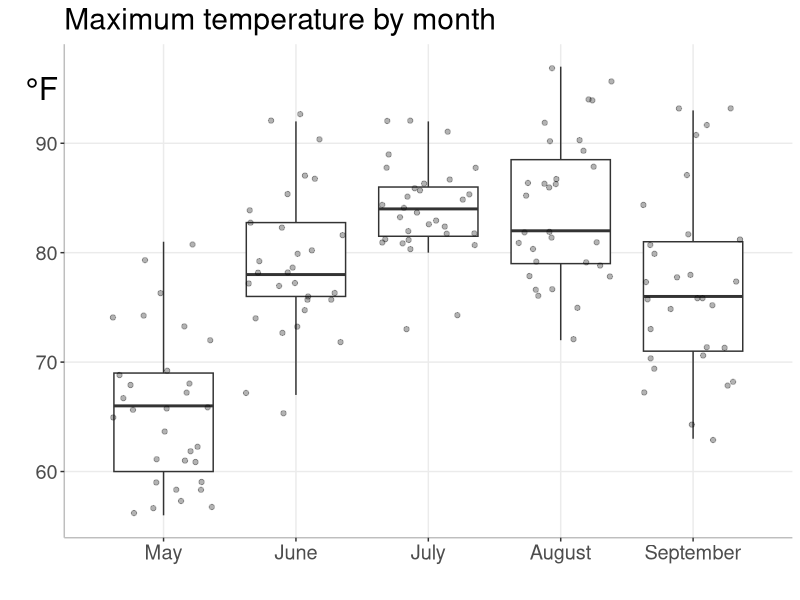
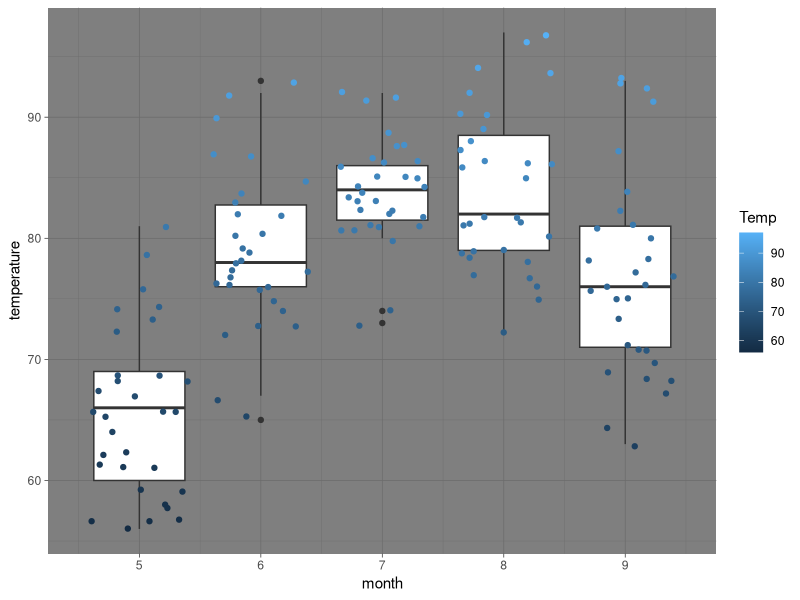
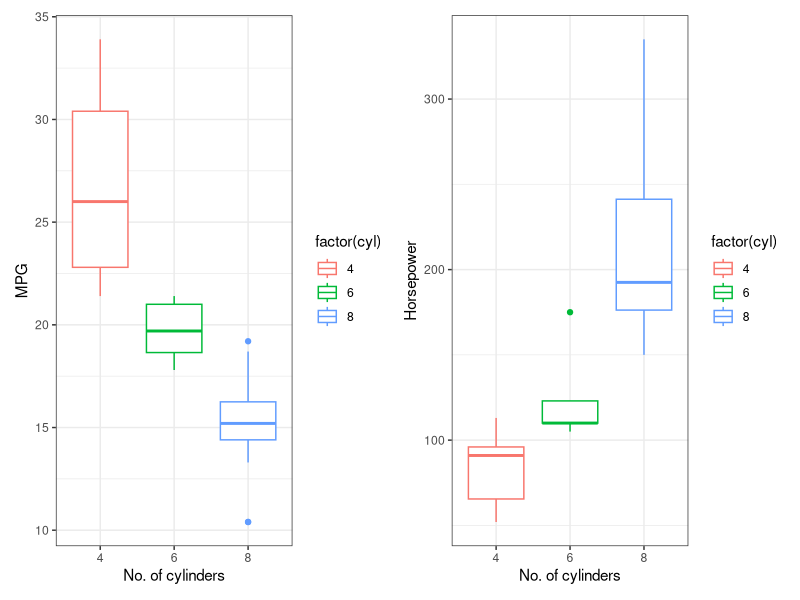
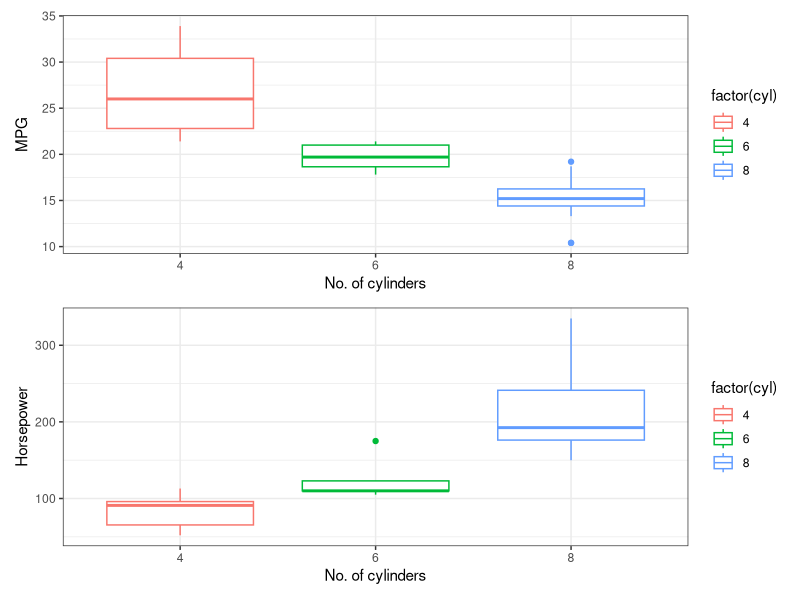
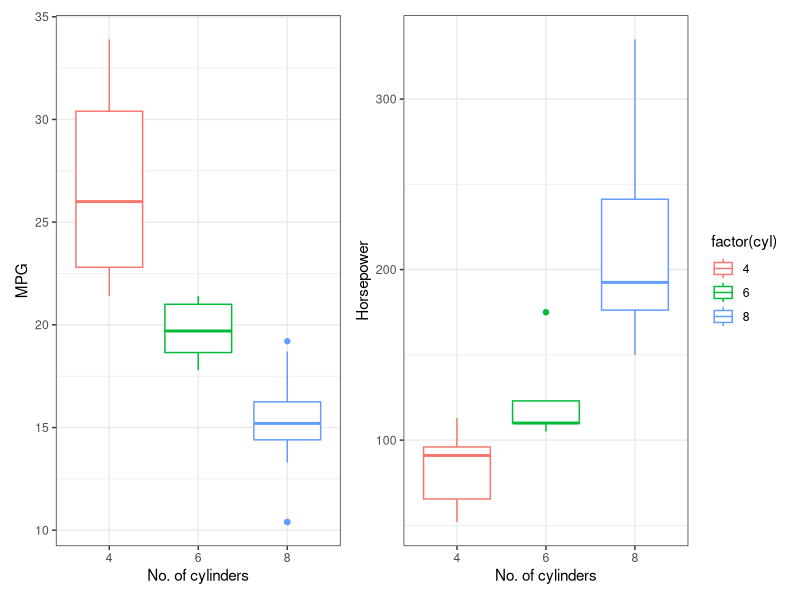

Write R code to recreate these figures, in order.
## ---- chunk 1
knitr::opts_chunk$set(echo = TRUE)
## ---- chunk 2
library("tidyverse")
## ---- chunk 3
ggplot(airquality, aes(`Month`, `Temp`, group = `Month`)) +
    geom_boxplot(outlier.shape = NA) +
    geom_jitter(alpha = 0.3) +
    labs(x = "",
         y = "",
         title="Maximum temperature by month") +
    theme_bw() + 
    scale_x_continuous(breaks = c(5, 6, 7, 8, 9), 
                       labels = c("May", "June", "July", "August", "September")) +
    annotate("text", x = 4.08, y = 95, label="°F", size = 8) + #this line is scaling so you can see the temp diff better
    coord_cartesian(xlim = c(4.5, 9.5),
                    clip = 'off') + 
    theme(panel.grid.minor = element_blank(),
          panel.background = element_blank(), 
          axis.line = element_line(colour = "gray"),
          panel.border = element_blank(),
          text = element_text(size=18)
          )
## ---- chunk 4
ggplot(airquality, aes(`Month`, `Temp`, group = `Month`)) +
    geom_boxplot() +
    geom_jitter(aes(color = Temp)) +
    labs(x = "month",
         y = "temperature") +
    theme_dark() + 
    scale_x_continuous(breaks = c(5, 6, 7, 8, 9)) +
    coord_cartesian(xlim = c(4.5, 9.5),
                    clip = 'off') 
## ---- chunk 5
library(patchwork)
library(gridExtra)
## ---- chunk 6
p_mpg <- ggplot(mtcars, aes(factor(cyl), mpg, color = factor(cyl))) + 
    geom_boxplot() + theme_bw() + xlab("No. of cylinders") + ylab("MPG")

p_hp <- ggplot(mtcars, aes(factor(cyl), hp, color = factor(cyl))) + 
    geom_boxplot() + theme_bw() + xlab("No. of cylinders") + ylab("Horsepower")

p_mpg + p_hp 
## ---- chunk 7
p_mpg / p_hp
## ---- chunk 8
p_mpg + p_hp + plot_layout(guides = 'collect')

